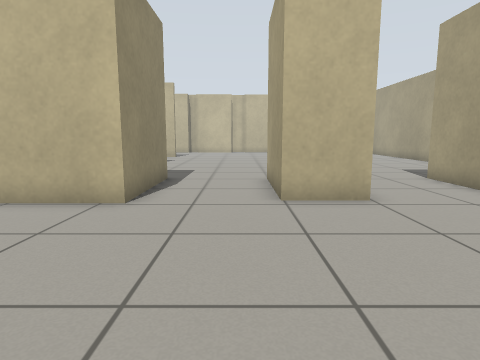
[1] (above)

17 first-person views from a walk through a world built for the Gazebo simulator. The camera is 0.72 m above the floor, tilts 8° down and sees 75° across. The floor is counted in squares, 0.5 m on a side. Each view is taken from the middle of a square. On the plan, view 1 faces up. The plan holds only what a view shows up to about 15 squares ahead; the rest is blank.

[2]
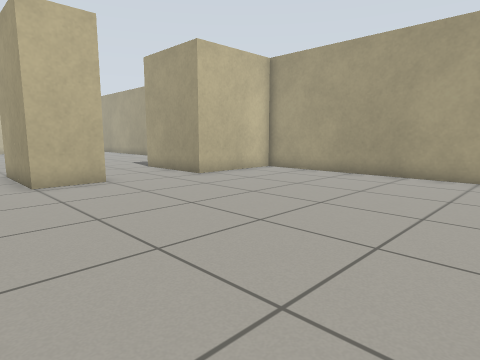

[3]
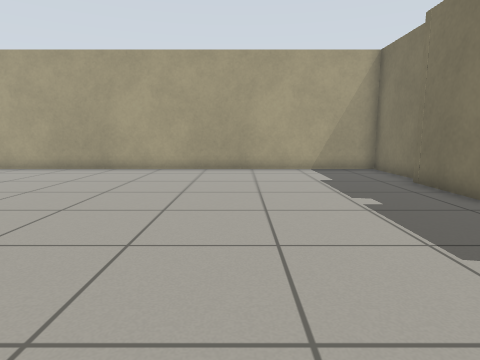

[4]
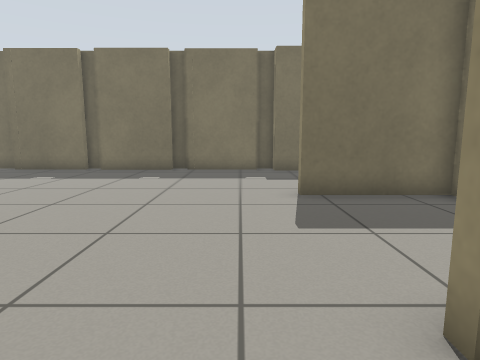

[5]
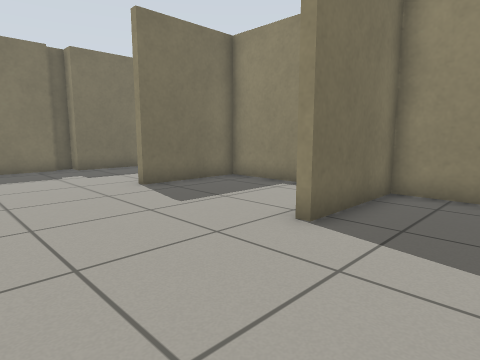

[6]
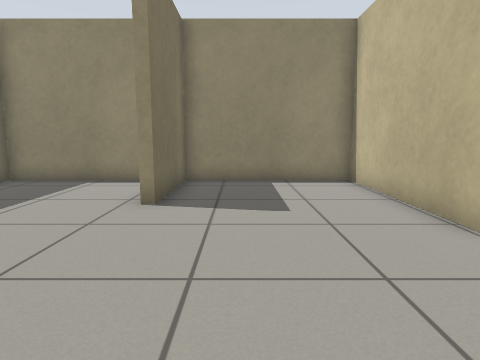

[7]
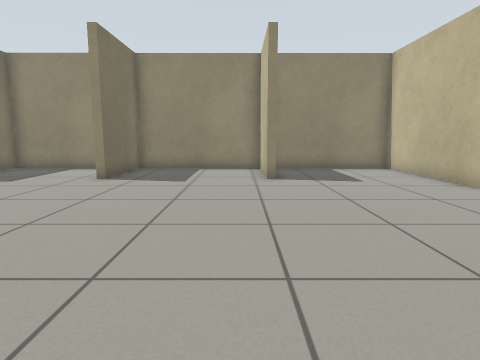

[8]
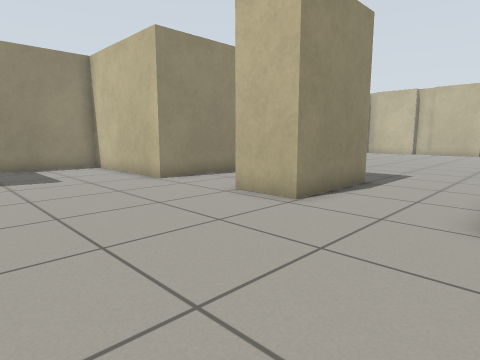

[9]
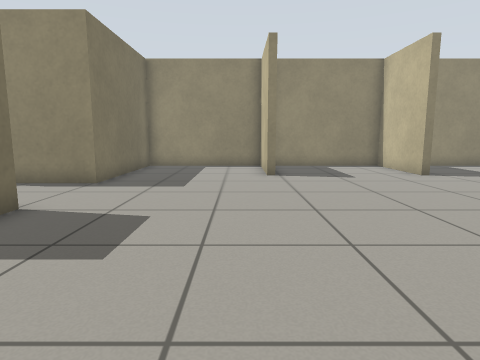

[10]
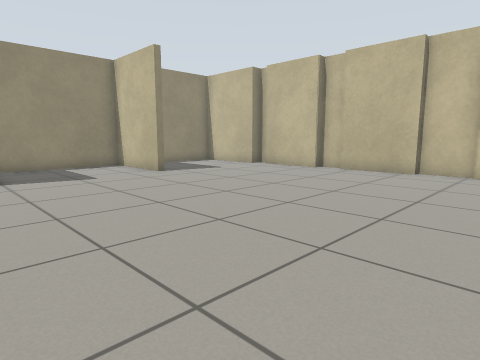

[11]
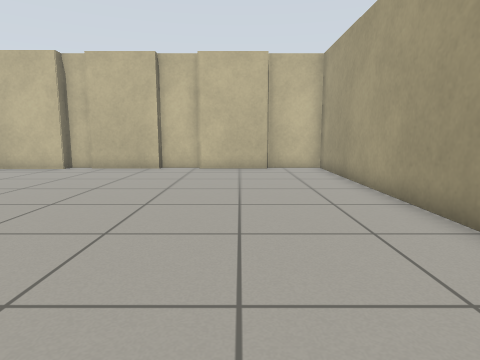

[12]
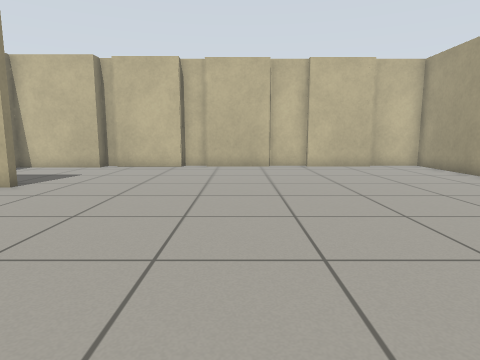

[13]
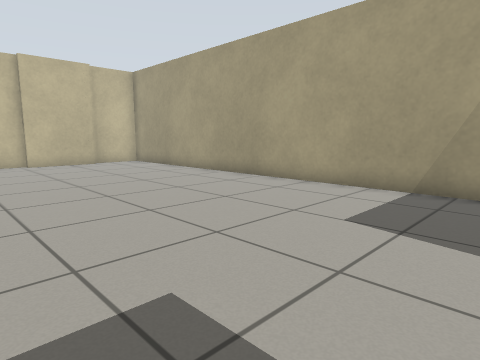

[14]
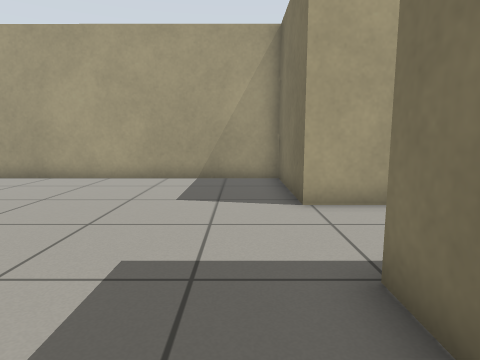

[15]
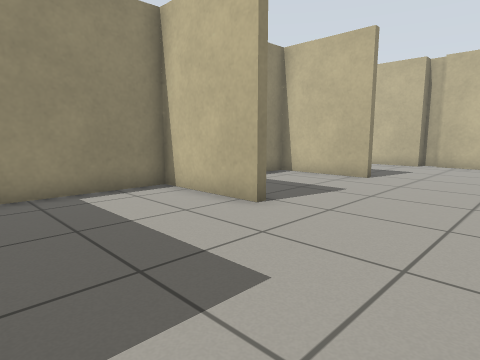

[16]
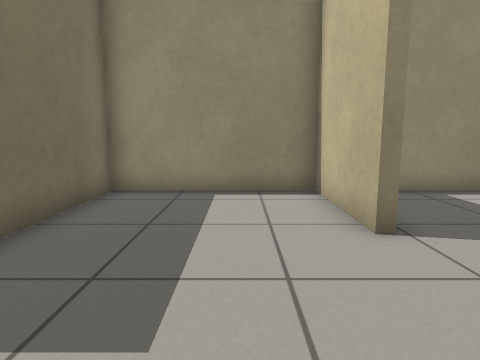

[17]
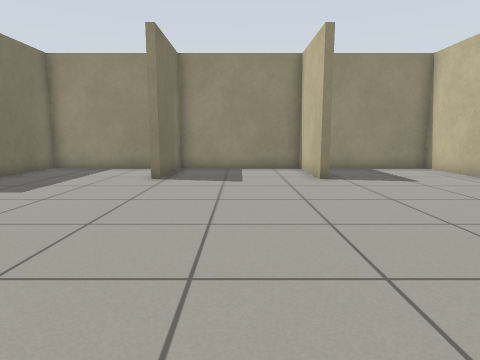

### Floor plan
Points are (right, up) in squares from view 1. A wall is a line through its corners. A room is listed if a view was taken in it or the views show most of it. See-through windows are left out.
Room 1 (views 1, 2, 3, 4, 5, 6, 7, 8)
walls: (-4.4, 0.9) (-8.2, 0.9) (-8.2, -4.5) (-4.4, -4.5); (3.6, -10.4) (6.7, -10.4); (-0.1, -10.4) (3, -10.4); (3.1, -10.8) (3.8, -10.8); (2.9, 6.9) (0.9, 6.9); (-0.7, -10.8) (0, -10.8); (-2.5, 6.6) (-8.2, 6.6) (-8.2, 1.2) (-4.4, 1.2); (7, -10.8) (10.6, -10.8) (10.6, 6.6) (6.4, 6.6); (-3.8, -10.4) (-0.6, -10.4); (-8.2, -6.5) (-8.2, -10.1) (-4.5, -10.1) (-4.5, -10.8) (-3.7, -10.8)
ways out: opening at (-1, 7) to room 2; opening at (5, 7) to room 2
Room 2 (views 9, 10, 11, 12, 13, 14, 15, 16, 17)
walls: (-4.4, 16) (-8.2, 16) (-8.2, 10.6) (-2.5, 10.6) (-2.5, 6.6); (-4.5, 22.1) (-4.5, 21.7) (-8.2, 21.7) (-8.2, 16.3) (-4.4, 16.3); (3.5, 27.9) (0.4, 27.9); (-0.8, 27.7) (-3.9, 27.7); (0.4, 28.2) (-0.8, 28.2); (5.2, 28.2) (3.4, 28.2); (0.9, 6.9) (0.9, 10.6) (2.9, 10.6) (2.9, 6.9); (-4.5, 27.4) (-8.2, 27.4) (-8.2, 23); (-3.8, 28.2) (-4.5, 28.2); (8.3, 27.9) (5.2, 27.9); (6.4, 6.6) (6.4, 10.6) (10.6, 10.6) (10.6, 28.2) (8.1, 28.2)
ways out: opening at (-1, 7) to room 1; opening at (5, 7) to room 1

Where each view was taken, in squares from view 1:
view 1: 0 up, 0 right, facing up
view 2: 3 down, 1 left, facing up-right
view 3: 5 down, 3 left, facing right
view 4: 3 up, 3 left, facing down
view 5: 4 up, 0 right, facing down-left
view 6: 3 up, 2 right, facing left
view 7: 0 up, 6 right, facing left
view 8: 1 up, 7 right, facing up-left
view 9: 15 up, 7 right, facing left
view 10: 15 up, 7 right, facing up-left
view 11: 14 up, 7 right, facing up
view 12: 13 up, 2 right, facing up
view 13: 11 up, 2 right, facing up-right
view 14: 12 up, 0 right, facing right
view 15: 11 up, 0 right, facing up-left
view 16: 14 up, 0 right, facing left
view 17: 19 up, 6 right, facing left
